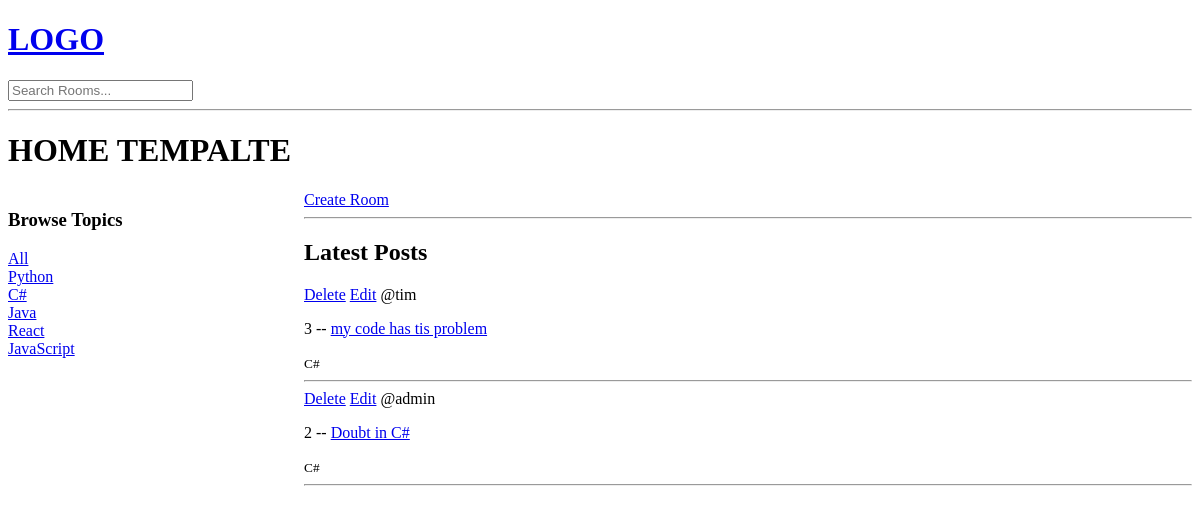
Before: / with the older database file.
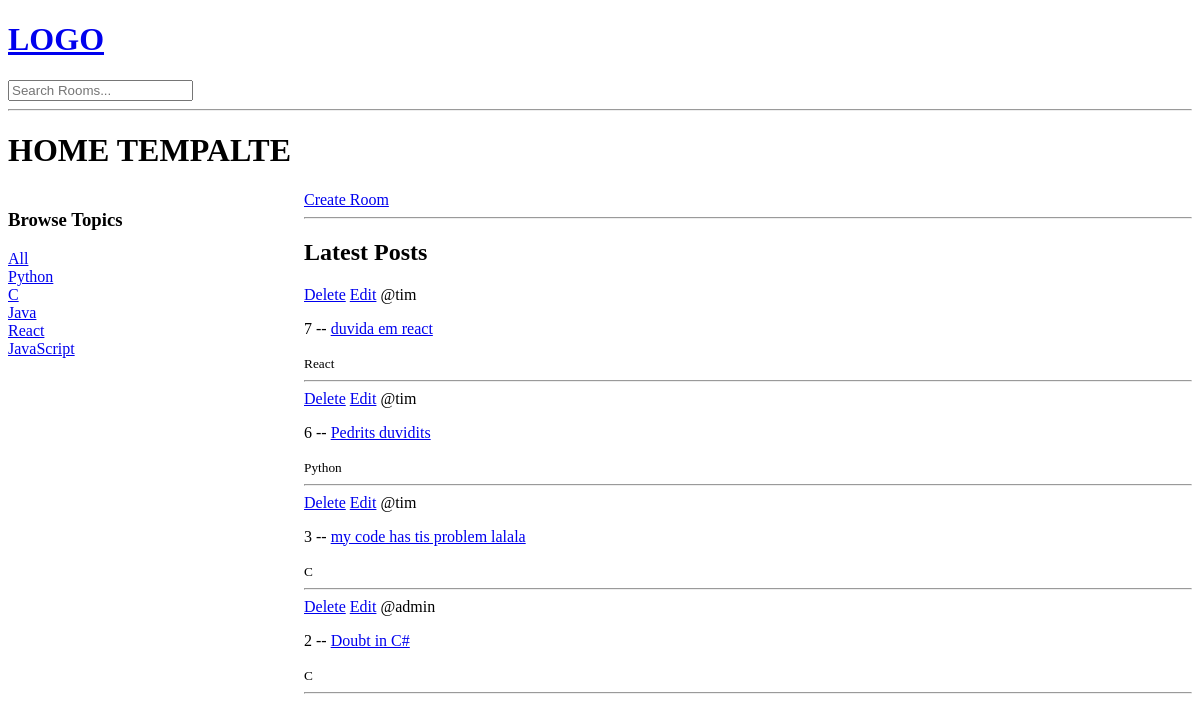
After: the same page with the newer database file.
### base/models.py (models this page shows, shortened)
class Topic(models.Model):
    name = models.CharField(max_length=200)

class Room(models.Model):
    host = models.ForeignKey(User, on_delete=models.SET_NULL, null=True)
    topic = models.ForeignKey(Topic, on_delete=models.SET_NULL, null=True)
    name = models.CharField(max_length=200)
    description = models.TextField(null=True, blank=True) # null=True means if the user doesn't enter a description, it will not exist in the database
    updated = models.DateTimeField(auto_now=True)#takes a snapshot anytime the model is saved
    created = models.DateTimeField(auto_now_add=True) #takes a snapshot when the model is created
    class Meta:
        ordering = ['-updated', '-created']
    def __str__(self):
        return self.name

### base/views.py (the view)
# urls.py: path('', views.home, name='home'),
def home(request):
    rooms = Room.objects.all()
    q = request.GET.get('q') if request.GET.get('q') != None else ''
    rooms = rooms.filter(
        Q(topic__name__icontains = q) |
        Q(name__icontains = q)|
        Q(description__icontains = q)
        )
    print(rooms)
    topic = Topic.objects.all()
    context = {'rooms': rooms, 'topic': topic}
    return render(request, 'base/home.html', context)

### base/templates/base/home.html (shortened to what this page needs)
{% extends 'main.html' %}
{% block content %}
<h1>HOME TEMPALTE</h1>
<div class="home-container">
    <div>
        <h3>Browse Topics</h3>
        <div>
            <a href="{% url 'home' %}">All</a>
        </div>
        {% for top in topic %}
            <div>
                <a href="{% url 'home' %}?q={{top.name}}">{{ top.name }}</a>
            </div>
        {% endfor %}
    </div>
    <div>
        <a href="{% url 'create-room' %}">Create Room</a>
        <hr>
        <div>
            <h2>Latest Posts</h2>
            {% for room in rooms %}
            <div>
                <a href="{% url 'delete-room' room.id %}">Delete</a>
                <a href="{% url 'update-room' room.id %}">Edit</a>
                <span>@{{room.host.username}}</span>
                <p>{{ room.id }} -- <a href="{% url 'room' room.id %}">{{ room.name }}</a></p>
                <small>{{room.topic.name}}</small>
                <hr>
            </div>
            {% endfor %}
        </div>
    </div>
</div>
{% endblock content %}

### templates/main.html (shortened to what this page needs)
<!DOCTYPE html>
<html>
<head>
</head>
<body>
    {% include 'navbar.html' %}
    {% block content %}
    {% endblock %}
</body>
</html>

### templates/navbar.html
<a href="/">
    <h1>LOGO</h1>
</a>
<form method="GET" action="{% url 'home' %}">
    <input type="text" name="q" placeholder="Search Rooms..." />
<hr>

### base/templates/base/home.html (style rules this page uses)
.home-container { display: grid; grid-template-columns: 1fr 3fr; }

Changed rows visible on the page:
changed Topic (number 2 of 5 on the later page): name "C#" → "C"
added Room: host.username "tim", id "7", name "duvida em react", topic.name "React"
added Room: host.username "tim", id "6", name "Pedrits duvidits", topic.name "Python"
changed Room id 3: name "my code has tis problem" → "my code has tis problem lalala"; topic.name "C#" → "C"
changed through a linked row, Room "Doubt in C#": topic.name "C#" → "C"
